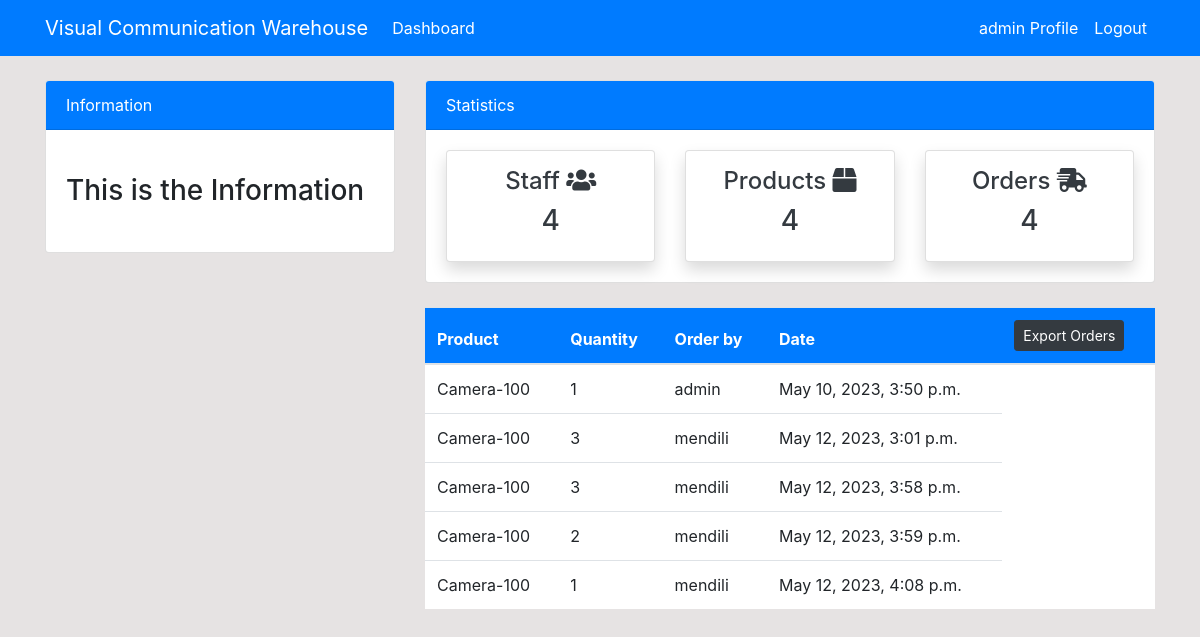
/order/ (signed in), run on the app's committed database.
### dashboard/models.py (models this page shows, shortened)
class Order(models.Model):
    product = models.ForeignKey(Product, on_delete=models.CASCADE,null=True)
    staff = models.ForeignKey(User, models.CASCADE, null=True)
    quantity = models.PositiveIntegerField(null=True)
    date = models.DateTimeField(auto_now_add=True)

class Product(models.Model):
    name = models.CharField(max_length=100,null=True)
    sn = models.PositiveIntegerField(null=True, verbose_name='Serial Number')
    category = models.CharField(max_length=100,choices=CATEGORY,null=True)
    quantity = models.PositiveIntegerField(null=True)
    days = models.CharField(max_length=100,choices=DAYS_TO_LOAN,null=True,verbose_name='Days To Loan',default='1-2 Days')
    def __str__(self):
        return f'{self.name}-{self.quantity}'

### dashboard/views.py (the view)
# urls.py: path('order/', views.order, name='dashboard-order'),
@login_required(login_url='user_login')
def order(request):
    orders = Order.objects.all()
    context = {
        'orders':orders,
    }
    return render(request,'dashboard/order.html',context)

### templates/dashboard/order.html
{% extends 'partials/base.html' %}
{% block content %}
{% include 'partials/topnav.html' %}
<div class="container">
    <div class="row my-4">
        <div class="col-md-4">
        </div>
        <div class="col-md-8">
            <table class="table bg-white">
                <thead class="bg-primary">
                    <tr class="text-white">
                        <th scope="col">Product</th>
                        <th scope="col">Quantity</th>
                        <th scope="col">Order by</th>
                        <th scope="col">Date</th>
                        <th scope="col">
                            <a href="{% url 'exportOrders' %}" class="btn btn-dark btn-sm">Export Orders</a>
                        </th>
                    </tr>
                </thead>
                <tbody>
                    {% for order in orders %}
                    <tr>
                        <td>{{order.product}}</td>
                        <td>{{order.quantity}}</td>
                        <td>{{order.staff.username}}</td>
                        <td>{{order.date}}</td>
                    </tr>
                    {% endfor %}
                </tbody>
            </table>
        </div>
    </div>
</div>
{% endblock %}

### templates/partials/nav.html (shortened to what this page needs)
<nav class="navbar navbar-expand-lg navbar-info bg-primary">
    {% if user.is_authenticated %}
    <div class="container">
        <a class="navbar-brand text-white" href="{%url 'dashboard-index'%}">Visual Communication Warehouse</a>
        <div class="collapse navbar-collapse" id="navbarSupportedContent">
            <ul class="navbar-nav mr-auto">
                <li class="nav-item active">
                    <a class="nav-link text-white" href="{% url 'dashboard-index' %}">Dashboard </a>
                </li>
            </ul>
            <ul class="navbar-nav ml-auto">
                <li class="nav-item active">
                    <a class="nav-link text-white" href="{% url 'user_profile' %}">{{ user.username }} Profile
                        <span class="sr-only">(current)</span></a>
                </li>
                <li class="nav-item">
                    <a class="nav-link text-white" href="{% url 'user_logout' %}">Logout</a>
                </li>
            </ul>
            {% endif %}
        </div>
    </div>
</nav>

### static/style.css (style rules this page uses)
body { background: rgb(230, 227, 227); }

### data on the page
Order: product "Camera-100", quantity "1", staff.username "admin", date "May 10, 2023, 3:50 p.m."
Order: product "Camera-100", quantity "3", staff.username "mendili", date "May 12, 2023, 3:01 p.m."
Order: product "Camera-100", quantity "3", staff.username "mendili", date "May 12, 2023, 3:58 p.m."
Order: product "Camera-100", quantity "2", staff.username "mendili", date "May 12, 2023, 3:59 p.m."
Order: product "Camera-100", quantity "1", staff.username "mendili", date "May 12, 2023, 4:08 p.m."

### other printed values
{{ user.username }} "admin"
